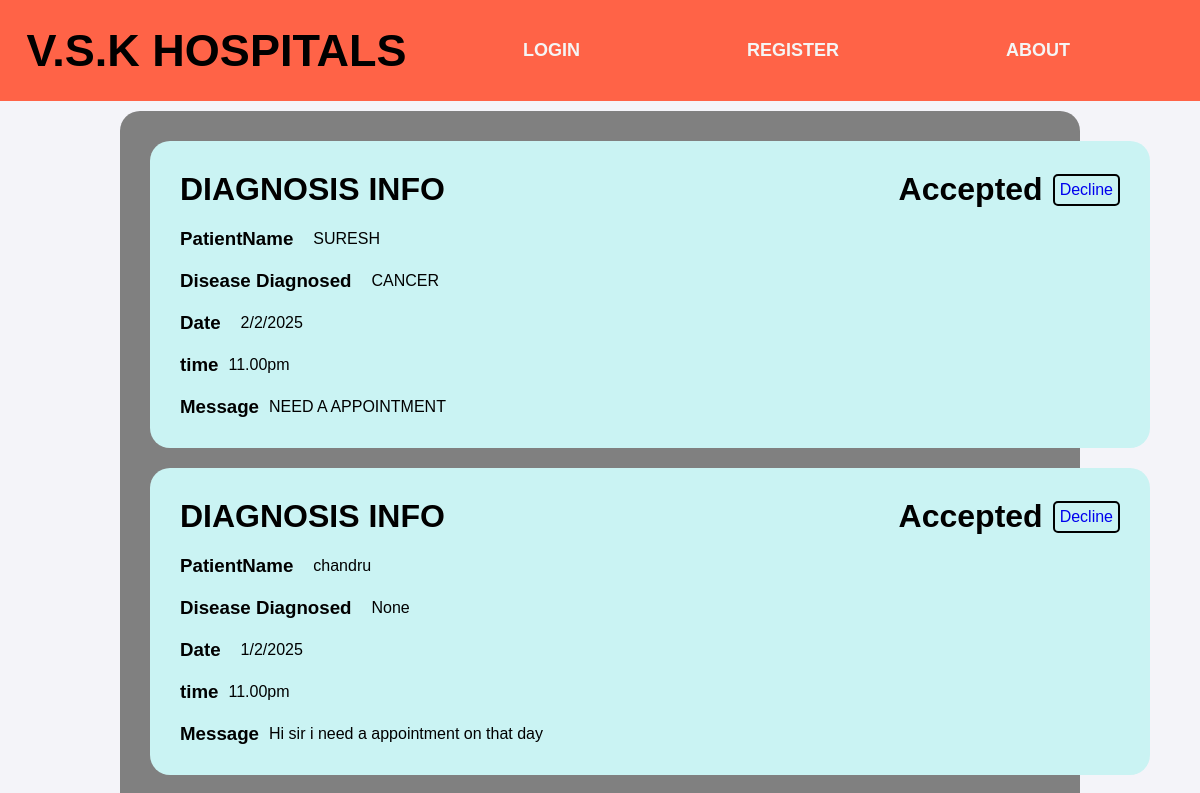
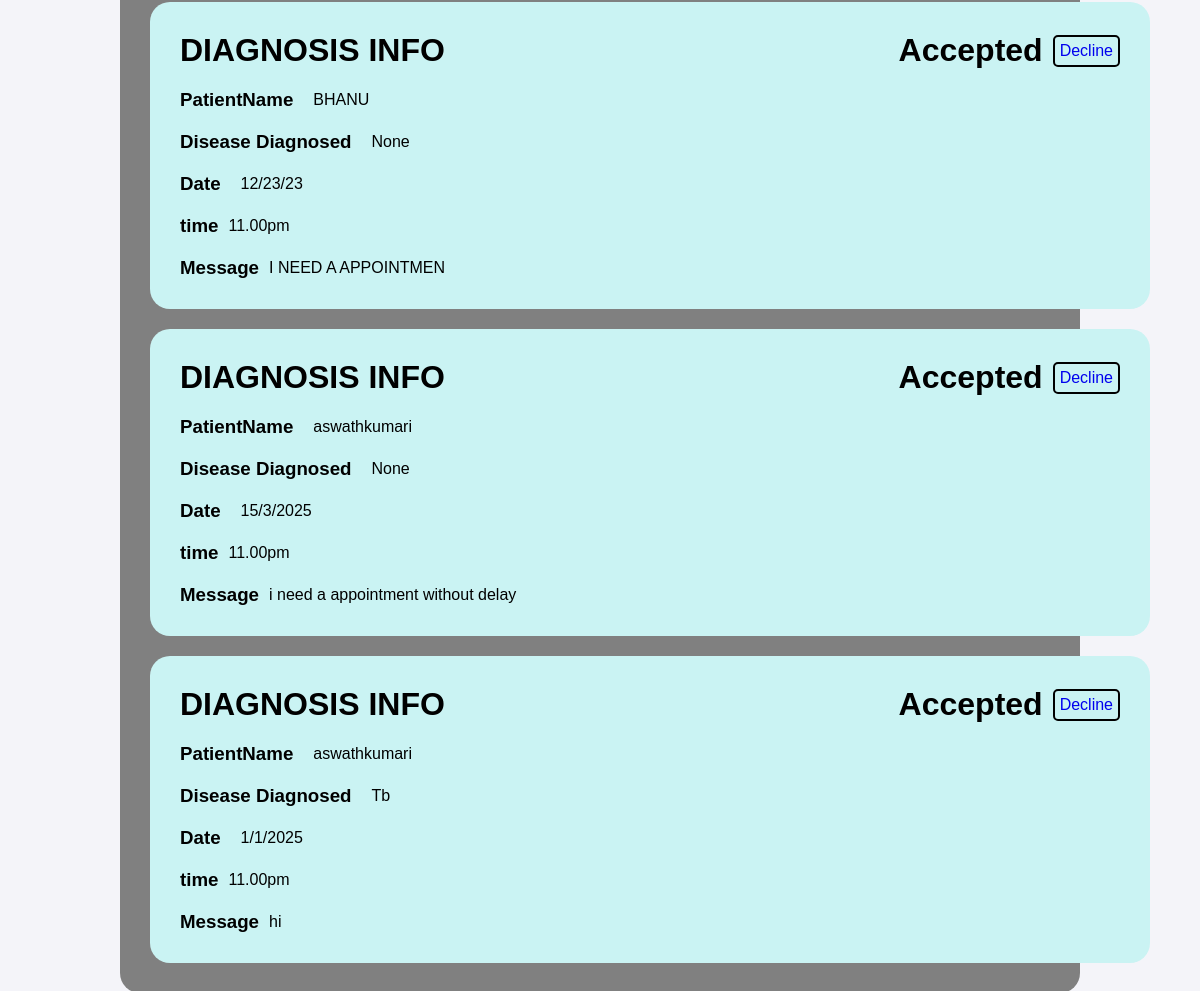
/app1/Accepted, run on the app's committed database (2 pictures, top to bottom).
### app1/models.py (models this page shows)
class Accept_Model(models.Model):
    patient_name = models.CharField(max_length=100)
    disease_diagnosed = models.CharField(max_length=255)
    date = models.CharField(max_length=200)
    time = models.CharField(max_length=100)
    message_to_doctor = models.TextField()
    doctor = models.CharField(max_length=10)

### app1/views.py (the view)
# urls.py: path('Accepted',views.Accepted,name='Accepted'),
def Accepted(request):
    a=Accept_Model.objects.all()
    return render(request,'Accepted.html',{'data':a})

### app1/templates/Accepted.html
{% extends 'main.html' %}
{% block code %}
<div class="mycase">
    {% for i in data %}
    <div class="mycasecontainer">
        <div class="edit">
            <h1>DIAGNOSIS INFO</h1>
            <div class="double">
                <div class="double">
                    <h1>Accepted</h1>
                    <a href="{% url 'recover_decline' i.id %}">Decline</a>
                </div>
           </div>
        </div>
        <div class="row">
            <h3>PatientName</h3>
            {{i.patient_name}}
        </div>
            <div class="row">
                <h3>Disease Diagnosed </h3>
            {{i.disease_diagnosed}}
        </div>
        <div class="row">
            <h3>Date</h3>
            {{i.date}}
        </div>
        <div class="rows">
            <h3>time</h3>
            {{i.time}}
        </div>
            <div class="rows">
                <h3>Message</h3>
            {{i.message_to_doctor}}
        </div>
    </div>
    {% endfor%}
</div>
{% endblock code %}

### static/style.css (style rules this page uses)
* { margin: 0; padding: 0; box-sizing: border-box; }
body { font-family: Arial, sans-serif; background-color: #f5f5f5; }
.double { display: flex; justify-content: center; align-items: center; column-gap: 10px; }
.mycase { margin: auto; max-width: 80%; height:fit-content; background-color:grey; margin-top: 10px; padding: 30px; display: flex; flex-direction: column; justify-content:center; align-items:center; row-gap: 20px; border-radius: 20px; }
.mycasecontainer { position: relative; margin: auto; width:1000px; height:fit-content; padding: 30px; display: flex; flex-direction: column; justify-content: start; align-items:start; background-color: rgb(202, 243, 243); border-radius: 20px; row-gap: 20px; }
.row { display: flex; justify-content: center; align-items: center; column-gap: 20px; }
.rows { display: flex; justify-content: center; align-items: center; column-gap: 10px; }
a { text-decoration: none; }
body { font-family: Arial, sans-serif; background-color: #f4f4f9; margin: 0; padding: 0; }

### data on the page
Accept_Model: patient_name "SURESH", disease_diagnosed "CANCER", date "2/2/2025", time "11.00pm", message_to_doctor "NEED A APPOINTMENT"
Accept_Model: patient_name "chandru", disease_diagnosed "None", date "1/2/2025", time "11.00pm", message_to_doctor "Hi sir i need a appointment on that day"
Accept_Model: patient_name "BHANU", disease_diagnosed "None", date "12/23/23", time "11.00pm", message_to_doctor "I NEED A APPOINTMEN"
Accept_Model: patient_name "aswathkumari", disease_diagnosed "None", date "15/3/2025", time "11.00pm", message_to_doctor "i need a appointment without delay"
Accept_Model: patient_name "aswathkumari", disease_diagnosed "Tb", date "1/1/2025", time "11.00pm", message_to_doctor "hi"
